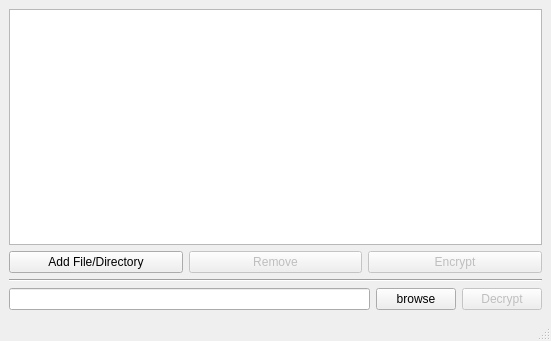
<?xml version="1.0" encoding="UTF-8"?>
<ui version="4.0">
 <class>MainWindow</class>
 <widget class="QMainWindow" name="MainWindow">
  <property name="geometry">
   <rect>
    <x>0</x>
    <y>0</y>
    <width>551</width>
    <height>341</height>
   </rect>
  </property>
  <property name="windowTitle">
   <string>MainWindow</string>
  </property>
  <property name="windowIcon">
   <iconset resource="resources.qrc">
    <normaloff>:/icon/image/lock.png</normaloff>:/icon/image/lock.png</iconset>
  </property>
  <widget class="QWidget" name="centralwidget">
   <layout class="QGridLayout" name="gridLayout">
    <item row="0" column="0" colspan="3">
     <widget class="QListWidget" name="listWidget">
      <property name="selectionMode">
       <enum>QAbstractItemView::ExtendedSelection</enum>
      </property>
     </widget>
    </item>
    <item row="2" column="2">
     <widget class="QPushButton" name="encryptButton">
      <property name="enabled">
       <bool>false</bool>
      </property>
      <property name="text">
       <string>Encrypt</string>
      </property>
      <property name="icon">
       <iconset resource="resources.qrc">
        <normaloff>:/icon/image/folder_locked32.png</normaloff>:/icon/image/folder_locked32.png</iconset>
      </property>
      <property name="iconSize">
       <size>
        <width>32</width>
        <height>32</height>
       </size>
      </property>
     </widget>
    </item>
    <item row="2" column="1">
     <widget class="QPushButton" name="removeButton">
      <property name="enabled">
       <bool>false</bool>
      </property>
      <property name="sizePolicy">
       <sizepolicy hsizetype="Minimum" vsizetype="Fixed">
        <horstretch>0</horstretch>
        <verstretch>0</verstretch>
       </sizepolicy>
      </property>
      <property name="text">
       <string>Remove</string>
      </property>
      <property name="icon">
       <iconset resource="resources.qrc">
        <normaloff>:/icon/image/delete.png</normaloff>:/icon/image/delete.png</iconset>
      </property>
      <property name="iconSize">
       <size>
        <width>32</width>
        <height>32</height>
       </size>
      </property>
     </widget>
    </item>
    <item row="2" column="0">
     <widget class="QPushButton" name="addButton">
      <property name="text">
       <string>Add File/Directory</string>
      </property>
      <property name="icon">
       <iconset resource="resources.qrc">
        <normaloff>:/icon/image/symbol_add.png</normaloff>:/icon/image/symbol_add.png</iconset>
      </property>
      <property name="iconSize">
       <size>
        <width>32</width>
        <height>32</height>
       </size>
      </property>
     </widget>
    </item>
    <item row="3" column="0" colspan="3">
     <widget class="Line" name="line">
      <property name="orientation">
       <enum>Qt::Horizontal</enum>
      </property>
     </widget>
    </item>
    <item row="4" column="0" colspan="3">
     <layout class="QHBoxLayout" name="horizontalLayout">
      <item>
       <widget class="QLineEdit" name="lineEdit">
        <property name="enabled">
         <bool>true</bool>
        </property>
       </widget>
      </item>
      <item>
       <widget class="QPushButton" name="pushButton">
        <property name="text">
         <string>browse</string>
        </property>
       </widget>
      </item>
      <item>
       <widget class="QPushButton" name="decryptButton">
        <property name="enabled">
         <bool>false</bool>
        </property>
        <property name="text">
         <string>Decrypt</string>
        </property>
        <property name="icon">
         <iconset resource="resources.qrc">
          <normaloff>:/icon/image/open-key-icon.png</normaloff>:/icon/image/open-key-icon.png</iconset>
        </property>
        <property name="iconSize">
         <size>
          <width>32</width>
          <height>32</height>
         </size>
        </property>
       </widget>
      </item>
     </layout>
    </item>
   </layout>
  </widget>
  <widget class="QStatusBar" name="statusBar"/>
 </widget>
 <resources>
  <include location="resources.qrc"/>
 </resources>
 <connections>
  <connection>
   <sender>addButton</sender>
   <signal>clicked()</signal>
   <receiver>MainWindow</receiver>
   <slot>add_file()</slot>
   <hints>
    <hint type="sourcelabel">
     <x>31</x>
     <y>235</y>
    </hint>
    <hint type="destinationlabel">
     <x>5</x>
     <y>214</y>
    </hint>
   </hints>
  </connection>
  <connection>
   <sender>removeButton</sender>
   <signal>clicked()</signal>
   <receiver>MainWindow</receiver>
   <slot>remove_file()</slot>
   <hints>
    <hint type="sourcelabel">
     <x>321</x>
     <y>240</y>
    </hint>
    <hint type="destinationlabel">
     <x>417</x>
     <y>194</y>
    </hint>
   </hints>
  </connection>
  <connection>
   <sender>encryptButton</sender>
   <signal>clicked()</signal>
   <receiver>MainWindow</receiver>
   <slot>encrypt()</slot>
   <hints>
    <hint type="sourcelabel">
     <x>468</x>
     <y>240</y>
    </hint>
    <hint type="destinationlabel">
     <x>1</x>
     <y>290</y>
    </hint>
   </hints>
  </connection>
  <connection>
   <sender>listWidget</sender>
   <signal>itemSelectionChanged()</signal>
   <receiver>MainWindow</receiver>
   <slot>selection_changed()</slot>
   <hints>
    <hint type="sourcelabel">
     <x>231</x>
     <y>160</y>
    </hint>
    <hint type="destinationlabel">
     <x>259</x>
     <y>294</y>
    </hint>
   </hints>
  </connection>
  <connection>
   <sender>decryptButton</sender>
   <signal>clicked()</signal>
   <receiver>MainWindow</receiver>
   <slot>decrypt()</slot>
   <hints>
    <hint type="sourcelabel">
     <x>538</x>
     <y>307</y>
    </hint>
    <hint type="destinationlabel">
     <x>212</x>
     <y>318</y>
    </hint>
   </hints>
  </connection>
  <connection>
   <sender>pushButton</sender>
   <signal>clicked()</signal>
   <receiver>MainWindow</receiver>
   <slot>browse()</slot>
   <hints>
    <hint type="sourcelabel">
     <x>352</x>
     <y>272</y>
    </hint>
    <hint type="destinationlabel">
     <x>305</x>
     <y>255</y>
    </hint>
   </hints>
  </connection>
  <connection>
   <sender>lineEdit</sender>
   <signal>textChanged(QString)</signal>
   <receiver>MainWindow</receiver>
   <slot>text_changed()</slot>
   <hints>
    <hint type="sourcelabel">
     <x>160</x>
     <y>287</y>
    </hint>
    <hint type="destinationlabel">
     <x>139</x>
     <y>303</y>
    </hint>
   </hints>
  </connection>
 </connections>
 <slots>
  <slot>add_file()</slot>
  <slot>remove_file()</slot>
  <slot>encrypt()</slot>
  <slot>decrypt()</slot>
  <slot>selection_changed()</slot>
  <slot>browse()</slot>
  <slot>text_changed()</slot>
 </slots>
</ui>
